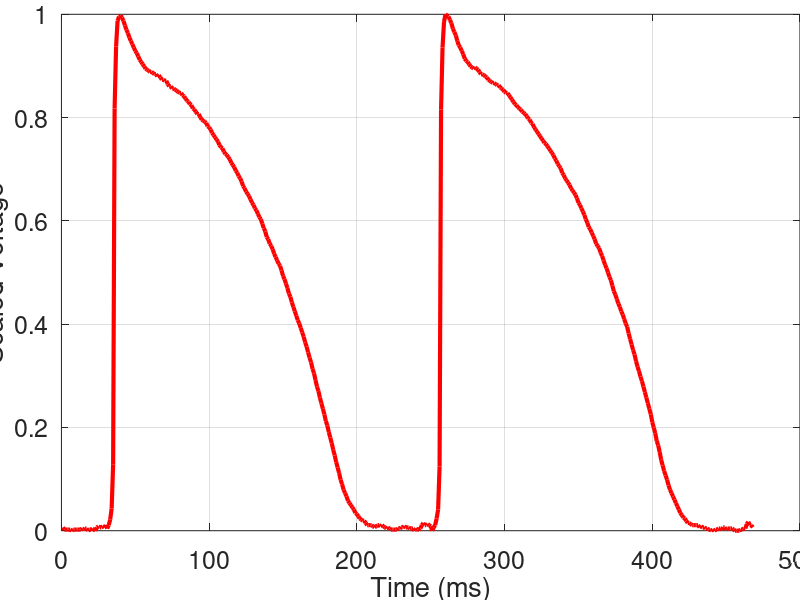

Write MATLAB code to recreate this figure.
close all
udata = importdata('ap220b_adjusted.dat');

unorm = udata/max(udata);
plot(unorm, 'LineWidth',3,'Color','red');
xlabel('Time (ms)','FontSize',28);
ylabel('Scaled Voltage','FontSize',18);


set(gca, 'units', 'normalized'); %Just making sure it's normalized
Tight = get(gca, 'TightInset');  %Gives you the bording spacing between plot box and any axis labels
                                 %[Left Bottom Right Top] spacing
NewPos = [Tight(1) Tight(2) 1-Tight(1)-Tight(3) 1-Tight(2)-Tight(4)]; %New plot position [X Y W H]
set(gca, 'Position', NewPos);
grid on
a = get(gca,'XTickLabel');
set(gca,'XTickLabel',a,'FontSize',18)
grid on
saveas(gca,'mask22.jpg');